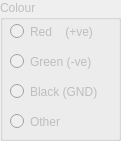
   <widget class="QGroupBox" name="groupBox_3">
    <property name="enabled">
     <bool>false</bool>
    </property>
    <property name="geometry">
     <rect>
      <x>10</x>
      <y>300</y>
      <width>121</width>
      <height>141</height>
     </rect>
    </property>
    <property name="title">
     <string>Colour</string>
    </property>
    <property name="checkable">
     <bool>false</bool>
    </property>
    <widget class="QRadioButton" name="red">
     <property name="geometry">
      <rect>
       <x>10</x>
       <y>20</y>
       <width>151</width>
       <height>23</height>
      </rect>
     </property>
     <property name="text">
      <string>Red    (+ve)</string>
     </property>
    </widget>
    <widget class="QRadioButton" name="green">
     <property name="geometry">
      <rect>
       <x>10</x>
       <y>50</y>
       <width>112</width>
       <height>23</height>
      </rect>
     </property>
     <property name="text">
      <string>Green (-ve)</string>
     </property>
    </widget>
    <widget class="QRadioButton" name="black">
     <property name="geometry">
      <rect>
       <x>10</x>
       <y>80</y>
       <width>112</width>
       <height>23</height>
      </rect>
     </property>
     <property name="text">
      <string>Black (GND)</string>
     </property>
    </widget>
    <widget class="QRadioButton" name="Other">
     <property name="geometry">
      <rect>
       <x>10</x>
       <y>110</y>
       <width>112</width>
       <height>23</height>
      </rect>
     </property>
     <property name="text">
      <string>Other</string>
     </property>
    </widget>
   </widget>
